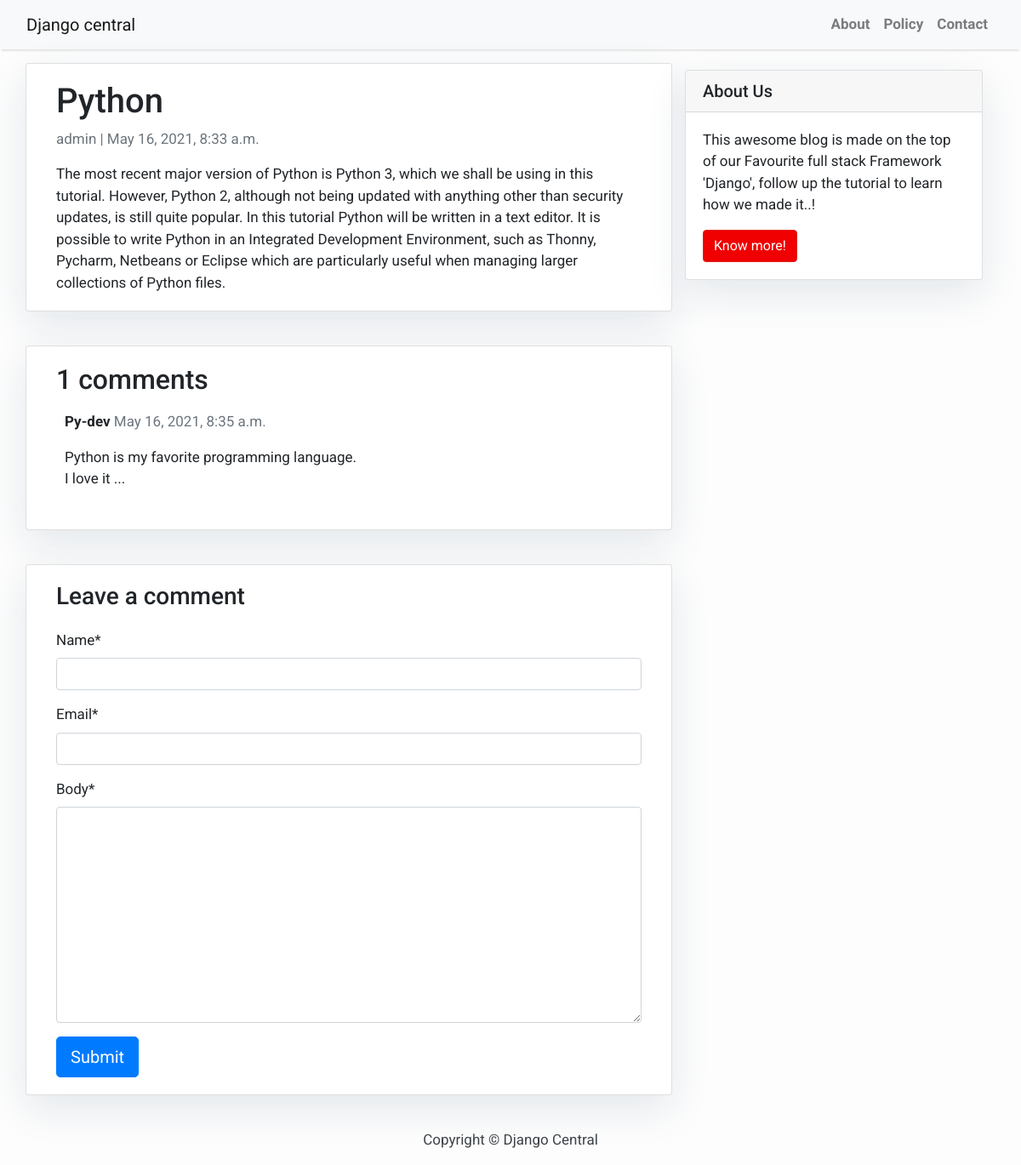
/py/, run on the app's committed database.
### blog/models.py (models this page shows, shortened)
class Post(models.Model):
    title = models.CharField(max_length=200, unique=True)
    slug = models.SlugField(max_length=200, unique=True)
    author = models.ForeignKey(User, on_delete= models.CASCADE,related_name='blog_posts')
    updated_on = models.DateTimeField(auto_now= True)
    content = models.TextField()
    created_on = models.DateTimeField(auto_now_add=True)
    status = models.IntegerField(choices=STATUS, default=0)
    class Meta:
        ordering = ['-created_on']

class Comment(models.Model):
    post = models.ForeignKey(Post, on_delete=models.CASCADE, related_name='comments')
    name = models.CharField(max_length=80)
    email = models.EmailField()
    body = models.TextField()
    created_on = models.DateTimeField(auto_now_add=True)
    active = models.BooleanField(default=False)
    class Meta:
        ordering = ['created_on']

### blog/views.py (the view)
# urls.py: path('<slug:slug>/', views.post_detail, name='post_detail'),
def post_detail(request, slug):
    template_name = 'post_detail.html'
    post = get_object_or_404(Post, slug=slug)
    comments = post.comments.filter(active=True)
    new_comment = None
    if request.method == 'POST':
        comment_form = CommentForm(data=request.POST)
        if comment_form.is_valid():
            new_comment = comment_form.save(commit=False)
            new_comment.post = post
            new_comment.save()
    else:
        comment_form = CommentForm()
    return render(request, template_name, {'post': post,
                                           'comments': comments,
                                           'new_comment': new_comment,
                                           'comment_form': comment_form})

### blog/forms.py
class CommentForm(forms.ModelForm):
    class Meta:
        model = Comment
        fields = ('name', 'email', 'body')

### templates/post_detail.html (shortened to what this page needs)
{% extends 'base.html' %}
{% block content %}
<div class="container">
  <div class="row">
    <div class="col-md-8 card mb-4  mt-3 left  top">
      <div class="card-body">
        <h1>{{ post.title }}</h1>
        <p class=" text-muted">{{ post.author }} | {{ post.created_on }}</p>
        <p class="card-text ">{{ post.content | safe }}</p>
      </div>
    </div>
    {% block sidebar %} {% include 'sidebar.html' %} {% endblock sidebar %}
    <div class="col-md-8 card mb-4  mt-3 ">
      <div class="card-body">
        <h2>{{ comments.count }} comments</h2>
        {% for comment in comments %}
        <div class="comments" style="padding: 10px;">
          <p class="font-weight-bold">
            {{ comment.name }}
            <span class=" text-muted font-weight-normal">
              {{ comment.created_on }}
            </span>
          </p>
          {{ comment.body | linebreaks }}
        </div>
        {% endfor %}
      </div>
    </div>
    <div class="col-md-8 card mb-4  mt-3 ">
      <div class="card-body">
        {% if new_comment %}
        <div class="alert alert-success" role="alert">
          Your comment is awaiting moderation
        </div>
        {% else %}
        <h3>Leave a comment</h3>
        {% load crispy_forms_tags %}
        <form method="post" style="margin-top: 1.3em;">
          {{ comment_form | crispy }}
          <button type="submit" class="btn btn-primary  btn-lg">Submit</button>
        </form>
        {% endif %}
      </div>
    </div>
  </div>
</div>
{% endblock content %}

### templates/base.html (style rules this page uses)
body { font-family: "Roboto", sans-serif; font-size: 17px; background-color: #fdfdfd; }

### templates/sidebar.html (style rules this page uses)
.card { box-shadow: 0 16px 48px #E3E7EB; }

### data on the page
Post: title "Python", author "admin", created_on "May 16, 2021, 8:33 a.m.", content "The most recent major version of Python is Python 3, which we shall be using in this tutorial. However, Python 2, although not being updated with anything other than security updates, is still quite popular. In this tutorial Python will be written in a text editor. It is possible to write Python in an Integrated Development Environment, such as Thonny, Pycharm, Netbeans or Eclipse which are particularly useful when managing larger collections of Python files."
Comment: name "Py-dev", created_on "May 16, 2021, 8:35 a.m.", body "Python is my favorite programming language. I love it ..."

### other printed values
{{ comments.count }} "1"
